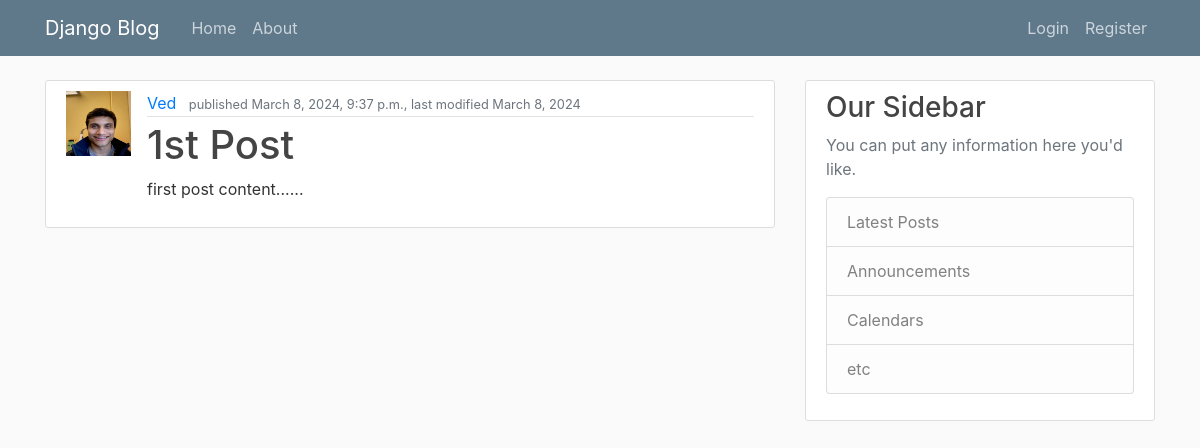
Page /blog/post/1/ on the committed database.
### blog/models.py (models this page shows, shortened)
class Blogpost(models.Model):
    title = models.CharField(max_length=100)
    content = models.TextField()
    date_posted = models.DateTimeField(auto_now_add=True)
    last_modified = models.DateField(auto_now=True)
    author = models.ForeignKey(User, on_delete=models.CASCADE, related_name= "posts") #User is the related table (model class)

### users/models.py (models this page shows, shortened)
class Profile(models.Model):
    user = models.OneToOneField(User, on_delete=models.CASCADE, related_name='profile')
    profpic = models.ImageField(default='default.jpg', upload_to='profile_pics', verbose_name='profile image') #image files stored in file system, not db
    friend = models.ManyToManyField('self', blank=True)

### blog/classviews.py (the view)
# urls.py: path('post/<int:pk>/', classviews.BlogpostDetailView.as_view(), name = 'blog-post-x'),
class BlogpostDetailView(DetailView):
    model = Blogpost
    template_name = 'blog/post.html'
    context_object_name = 'post'
    '''associates context name with a single instance of the Blogpost model identified by
    primary key (DetailView expects 'pk' when called) passed in from the URLConf'''

### blog/templates/blog/post.html (shortened to what this page needs)
{% extends "blog/base.html" %}
{% block content %}
        <article class="media content-section">
            <img src="{{ post.author.profile.profpic.url }}" class="article-img">
            <div class="media-body">
            <div class="article-metadata">
                <a class="mr-2" href="{% url 'users-profile-x' post.author.username %}">{{ post.author.username }}</a>
                <small class="text-muted">published {{ post.date_posted }}, last modified {{ post.last_modified }} </small>
            </div>
            <h1 class="article-title">{{ post.title }}</h1>
            <p class="article-content">{{ post.content }}</p>
            </div>
        </article>
{% endblock %}

### blog/static/blog/main.css (style rules this page uses)
body { background: #fafafa; color: #333333; margin-top: 5rem; }
h1, h2, h3, h4, h5, h6 { color: #444444; }
.content-section { background: #ffffff; padding: 10px 20px; border: 1px solid #dddddd; border-radius: 3px; margin-bottom: 20px; }
.article-title { color: #444444; }
.article-content { white-space: pre-line; }
.article-img { height: 65px; width: 65px; margin-right: 16px; }
.article-metadata { padding-bottom: 1px; margin-bottom: 4px; border-bottom: 1px solid #e3e3e3 }

### rows in the picture
Blogpost: author.profile.profpic (picture), author.username "Ved", date_posted "March 8, 2024, 9:37 p.m.", last_modified "March 8, 2024", title "1st Post", content "first post content......"
